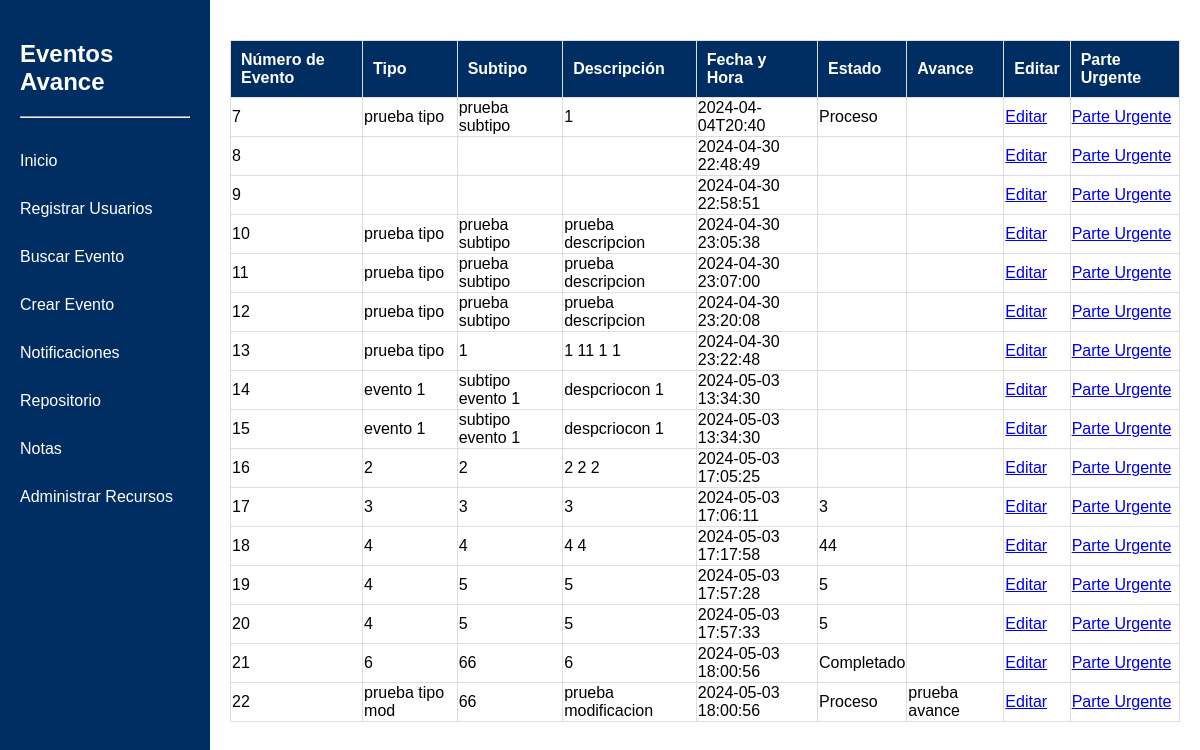
The page /eventos_avance2.php (signed in) on the database its author committed.
### tables this page shows
CREATE TABLE eventos (
    id_evento INTEGER PRIMARY KEY AUTOINCREMENT,
    id_usuario INTEGER,
    tipo TEXT,
    subtipo TEXT,
    descripcion TEXT,
    fecha_hora DATETIME,
    id_denunciante INTEGER,
    id_evento_avance INTEGER, estado TEXT, avance TEXT,
    FOREIGN KEY (id_usuario) REFERENCES usuarios(id_usuario),
    FOREIGN KEY (id_denunciante) REFERENCES denunciantes(id_denunciante),
    FOREIGN KEY (id_evento_avance) REFERENCES evento_avance(id_evento_avance)
);

### eventos_avance2.php (the view, shortened to what this page needs)
<?php
require 'conexion.php';
$id_usuario = $_SESSION['id_usuario'];
try {
    $stmt = $conexion->prepare("SELECT * FROM eventos WHERE id_usuario = ?");
    $stmt->execute([$id_usuario]);
    $eventos = $stmt->fetchAll(PDO::FETCH_ASSOC);
} catch(PDOException $e) {
    echo "Error al consultar la base de datos: " . $e->getMessage();
}
?>
<!DOCTYPE html>
<html lang="es">
<head>
</head>
<body>
<div class="container">
        <div class="sidebar">
            <h2>Eventos Avance</h2>
            <hr>
            <ul> <br>
            <li><a href="dashordb.php">Inicio</a></li>
                <li><a href="registro.php">Registrar Usuarios</a></li>
                <li><a href="buscar.php">Buscar Evento</a></li>
                <li><a href="evento.html">Crear Evento</a></li>
                <li><a href="notificaciones.php">Notificaciones</a></li>
                <li><a href="repositorio.php">Repositorio</a></li>
                <li><a href="notas.php">Notas</a></li>
                <li><a href="admin.php">Administrar Recursos</a></li>
            </ul>
        </div>
        <div class="content">
<table>
    <tr>
        <th>Número de Evento</th>
        <th>Tipo</th>
        <th>Subtipo</th>
        <th>Descripción</th>
        <th>Fecha y Hora</th>
        <th>Estado</th>
        <th>Avance</th>
        <th>Editar</th>
        <th>Parte Urgente</th>
    </tr>
    <?php foreach ($eventos as $evento): ?>
        <tr>
            <td><?php echo $evento['id_evento']; ?></td>
            <td><?php echo $evento['tipo']; ?></td>
            <td><?php echo $evento['subtipo']; ?></td>
            <td><?php echo $evento['descripcion']; ?></td>
            <td><?php echo $evento['fecha_hora']; ?></td>
            <td class="editableEstado" data-id="<?php echo $evento['id_evento']; ?>">
    <div class="select-wrapper">
        <div class="selected-option"><?php echo $evento['estado']; ?></div>
    </div>
</td>
            <td class="editable" data-id="<?php echo $evento['id_evento']; ?>"><?php echo $evento['avance']; ?></td>
            <td><a href="detalle_evento.php?id_evento=<?php echo $evento['id_evento']; ?>">Editar</a></td>
            <td><a href="parte_urgente.php?id_evento=<?php echo $evento['id_evento']; ?>">Parte Urgente</a></td>
        </tr>
    <?php endforeach; ?>
</table>
</body>
</html>

### eventos_avance2.php (style rules this page uses)
body { font-family: Arial, sans-serif; margin: 0; padding: 0; }
.container { display: flex; min-height: 100vh; width: 100%; }
.sidebar { width: 170px; position: sticky; background-color: #002D62; color: #fff; padding: 20px; }
.content { flex: 1; padding: 20px; }
.sidebar h2 { margin-bottom: 20px; }
.sidebar ul { list-style-type: none; padding: 0; }
.sidebar ul li { margin-bottom:30px; }
.sidebar ul li a { color: #fff; text-decoration: none; }
table { border-collapse: collapse; width: 100%; margin-top:20px; background-color: white; color: black; }
th, td { border: 1px solid #dddddd; text-align: left; }
th { background-color: #002D62; padding: 10px; color: #fff; }

### rows shown on the page
eventos: id_evento "7", tipo "prueba tipo", subtipo "prueba subtipo", descripcion "1", fecha_hora "2024-04-04T20:40", estado "Proceso"
eventos: id_evento "8", fecha_hora "2024-04-30 22:48:49"
eventos: id_evento "9", fecha_hora "2024-04-30 22:58:51"
eventos: id_evento "10", tipo "prueba tipo", subtipo "prueba subtipo", descripcion "prueba descripcion", fecha_hora "2024-04-30 23:05:38"
eventos: id_evento "11", tipo "prueba tipo", subtipo "prueba subtipo", descripcion "prueba descripcion", fecha_hora "2024-04-30 23:07:00"
eventos: id_evento "12", tipo "prueba tipo", subtipo "prueba subtipo", descripcion "prueba descripcion", fecha_hora "2024-04-30 23:20:08"
eventos: id_evento "13", tipo "prueba tipo", subtipo "1", descripcion "1 11 1 1", fecha_hora "2024-04-30 23:22:48"
eventos: id_evento "14", tipo "evento 1", subtipo "subtipo evento 1", descripcion "despcriocon 1", fecha_hora "2024-05-03 13:34:30"
eventos: id_evento "15", tipo "evento 1", subtipo "subtipo evento 1", descripcion "despcriocon 1", fecha_hora "2024-05-03 13:34:30"
eventos: id_evento "16", tipo "2", subtipo "2", descripcion "2 2 2", fecha_hora "2024-05-03 17:05:25"
eventos: id_evento "17", tipo "3", subtipo "3", descripcion "3", fecha_hora "2024-05-03 17:06:11", estado "3"
eventos: id_evento "18", tipo "4", subtipo "4", descripcion "4 4", fecha_hora "2024-05-03 17:17:58", estado "44"
eventos: id_evento "19", tipo "4", subtipo "5", descripcion "5", fecha_hora "2024-05-03 17:57:28", estado "5"
eventos: id_evento "20", tipo "4", subtipo "5", descripcion "5", fecha_hora "2024-05-03 17:57:33", estado "5"
eventos: id_evento "21", tipo "6", subtipo "66", descripcion "6", fecha_hora "2024-05-03 18:00:56", estado "Completado"
eventos: id_evento "22", tipo "prueba tipo mod", subtipo "66", descripcion "prueba modificacion", fecha_hora "2024-05-03 18:00:56", estado "Proceso", avance "prueba avance"
